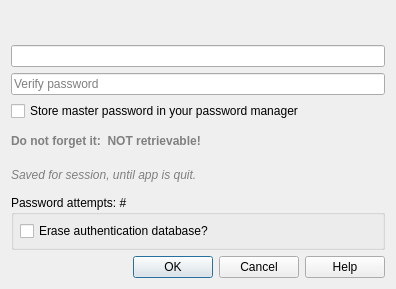
<?xml version="1.0" encoding="UTF-8"?>
<ui version="4.0">
 <class>QgsCredentialDialog</class>
 <widget class="QDialog" name="QgsCredentialDialog">
  <property name="geometry">
   <rect>
    <x>0</x>
    <y>0</y>
    <width>396</width>
    <height>289</height>
   </rect>
  </property>
  <property name="windowTitle">
   <string>Enter Credentials</string>
  </property>
  <layout class="QFormLayout" name="formLayout">
   <property name="fieldGrowthPolicy">
    <enum>QFormLayout::ExpandingFieldsGrow</enum>
   </property>
   <item row="3" column="0" colspan="2">
    <widget class="QDialogButtonBox" name="buttonBox">
     <property name="orientation">
      <enum>Qt::Horizontal</enum>
     </property>
     <property name="standardButtons">
      <set>QDialogButtonBox::Cancel|QDialogButtonBox::Help|QDialogButtonBox::Ok</set>
     </property>
    </widget>
   </item>
   <item row="1" column="0" colspan="2">
    <widget class="QStackedWidget" name="stackedWidget">
     <property name="currentIndex">
      <number>1</number>
     </property>
     <widget class="QWidget" name="page">
      <layout class="QFormLayout" name="formLayout_2">
       <property name="fieldGrowthPolicy">
        <enum>QFormLayout::ExpandingFieldsGrow</enum>
       </property>
       <property name="leftMargin">
        <number>0</number>
       </property>
       <property name="topMargin">
        <number>0</number>
       </property>
       <property name="rightMargin">
        <number>0</number>
       </property>
       <property name="bottomMargin">
        <number>0</number>
       </property>
       <item row="0" column="0">
        <widget class="QLabel" name="label_3">
         <property name="text">
          <string>Realm</string>
         </property>
        </widget>
       </item>
       <item row="0" column="1">
        <widget class="QLabel" name="labelRealm">
         <property name="text">
          <string>TextLabel</string>
         </property>
        </widget>
       </item>
       <item row="1" column="0">
        <widget class="QLabel" name="label">
         <property name="text">
          <string>Username</string>
         </property>
        </widget>
       </item>
       <item row="1" column="1">
        <widget class="QLineEdit" name="leUsername"/>
       </item>
       <item row="2" column="0">
        <widget class="QLabel" name="label_2">
         <property name="text">
          <string>Password</string>
         </property>
        </widget>
       </item>
       <item row="2" column="1">
        <widget class="QgsPasswordLineEdit" name="lePassword">
         <property name="echoMode">
          <enum>QLineEdit::Password</enum>
         </property>
        </widget>
       </item>
       <item row="3" column="0" colspan="2">
        <widget class="QLabel" name="labelMessage">
         <property name="text">
          <string>TextLabel</string>
         </property>
        </widget>
       </item>
      </layout>
     </widget>
     <widget class="QWidget" name="page_2">
      <layout class="QVBoxLayout" name="verticalLayout">
       <property name="leftMargin">
        <number>0</number>
       </property>
       <property name="topMargin">
        <number>0</number>
       </property>
       <property name="rightMargin">
        <number>0</number>
       </property>
       <property name="bottomMargin">
        <number>0</number>
       </property>
       <item>
        <widget class="QLabel" name="lblPasswordTitle">
         <property name="styleSheet">
          <string notr="true">QLabel{ font-weight: bold; }s</string>
         </property>
         <property name="text">
          <string/>
         </property>
        </widget>
       </item>
       <item>
        <layout class="QVBoxLayout" name="verticalLayout_2">
         <item>
          <widget class="QgsPasswordLineEdit" name="leMasterPass">
           <property name="echoMode">
            <enum>QLineEdit::Password</enum>
           </property>
          </widget>
         </item>
         <item>
          <widget class="QgsPasswordLineEdit" name="leMasterPassVerify">
           <property name="echoMode">
            <enum>QLineEdit::Password</enum>
           </property>
           <property name="placeholderText">
            <string>Verify password</string>
           </property>
          </widget>
         </item>
        </layout>
       </item>
       <item>
        <widget class="QCheckBox" name="chkbxPasswordHelperEnable">
         <property name="text">
          <string>Store master password in your password manager</string>
         </property>
        </widget>
       </item>
       <item>
        <widget class="QLabel" name="lblDontForget">
         <property name="styleSheet">
          <string notr="true">QLabel {
color: rgb(128, 128, 128);
font-weight: bold;
}</string>
         </property>
         <property name="text">
          <string>Do not forget it:  NOT retrievable!</string>
         </property>
         <property name="wordWrap">
          <bool>true</bool>
         </property>
        </widget>
       </item>
       <item>
        <widget class="QLabel" name="lblSavedForSession">
         <property name="styleSheet">
          <string notr="true">QLabel {
color: rgb(128, 128, 128);
font-style: italic;
}</string>
         </property>
         <property name="text">
          <string>Saved for session, until app is quit.</string>
         </property>
         <property name="wordWrap">
          <bool>true</bool>
         </property>
        </widget>
       </item>
       <item>
        <widget class="QGroupBox" name="grpbxPassAttempts">
         <property name="title">
          <string>Password attempts: #</string>
         </property>
         <layout class="QVBoxLayout" name="verticalLayout_21">
          <property name="leftMargin">
           <number>6</number>
          </property>
          <property name="topMargin">
           <number>6</number>
          </property>
          <property name="rightMargin">
           <number>6</number>
          </property>
          <property name="bottomMargin">
           <number>6</number>
          </property>
          <item>
           <widget class="QCheckBox" name="chkbxEraseAuthDb">
            <property name="text">
             <string>Erase authentication database?</string>
            </property>
           </widget>
          </item>
         </layout>
        </widget>
       </item>
      </layout>
     </widget>
    </widget>
   </item>
  </layout>
 </widget>
 <customwidgets>
  <customwidget>
   <class>QgsPasswordLineEdit</class>
   <extends>QLineEdit</extends>
   <header>qgspasswordlineedit.h</header>
  </customwidget>
 </customwidgets>
 <tabstops>
  <tabstop>leUsername</tabstop>
  <tabstop>lePassword</tabstop>
  <tabstop>leMasterPass</tabstop>
  <tabstop>leMasterPassVerify</tabstop>
  <tabstop>chkbxEraseAuthDb</tabstop>
 </tabstops>
 <resources/>
 <connections>
  <connection>
   <sender>buttonBox</sender>
   <signal>accepted()</signal>
   <receiver>QgsCredentialDialog</receiver>
   <slot>accept()</slot>
   <hints>
    <hint type="sourcelabel">
     <x>248</x>
     <y>254</y>
    </hint>
    <hint type="destinationlabel">
     <x>157</x>
     <y>274</y>
    </hint>
   </hints>
  </connection>
  <connection>
   <sender>buttonBox</sender>
   <signal>rejected()</signal>
   <receiver>QgsCredentialDialog</receiver>
   <slot>reject()</slot>
   <hints>
    <hint type="sourcelabel">
     <x>316</x>
     <y>260</y>
    </hint>
    <hint type="destinationlabel">
     <x>286</x>
     <y>274</y>
    </hint>
   </hints>
  </connection>
 </connections>
</ui>
